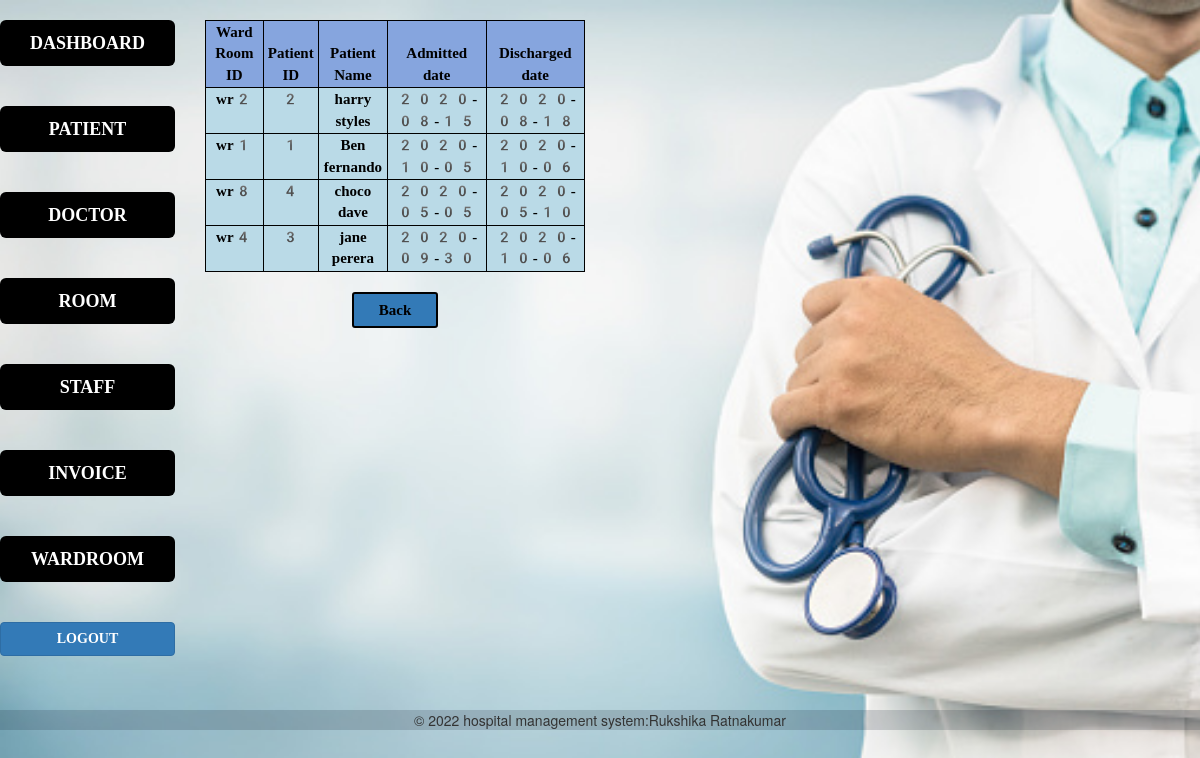
The app's page /rukshika/wardroom_history.php with its own data.
### tables this page shows
CREATE TABLE `patient` (
  `patient_id` int(50) NOT NULL,
  `patient_name` varchar(50) NOT NULL,
  `gender` varchar(50) NOT NULL,
  `age` int(50) NOT NULL,
  `address` varchar(50) NOT NULL,
  `phone_no` int(50) NOT NULL,
  `doctor_id` int(50) NOT NULL,
  `admitted_date` date NOT NULL,
  `blood_group` varchar(50) NOT NULL,
  `weight` varchar(50) NOT NULL,
  `alergies` varchar(50) NOT NULL,
  `family_history` varchar(50) NOT NULL,
  `surgeries` varchar(50) NOT NULL,
  `medication` varchar(50) NOT NULL,
  `wardroom_id` varchar(50) NOT NULL,
  `p_status` varchar(50) NOT NULL
);

CREATE TABLE `ward_room` (
  `wardroom_id` varchar(50) NOT NULL,
  `wr_status` varchar(50) NOT NULL
);

### rukshika/wardroom_history.php (the view, shortened to what this page needs)
<?php
include('config.php');
$sql = " SELECT DISTINCT ward_room.wardroom_id,patient.patient_id,patient.patient_name,patient.admitted_date,invoice.discharge_date FROM patient INNER JOIN ward_room on patient.wardroom_id = ward_room.wardroom_id INNER JOIN invoice on invoice.patient_id = patient.patient_id";
$result = $conn->query($sql);
?>
<!DOCTYPE html>
<html lang="en">
<head>
    <link href="bootstrap-3.4.1-dist/css/bootstrap.min.css" rel="stylesheet" type="text/css">
    <link href="bootstrap-3.4.1-dist/js/bootstrap.min.js" rel="stylesheet" type="text/css">
    <link href="style.css" type="text/css" rel="stylesheet">
</head>
<body>
    <form action="">
        <div class="row">
            <div class="col-md-2"><br>
            <a href="dashboard.html">
                    <button type="button" class="btn btn-secondary btn-lg btn-block" data-toggle="button" aria-pressed="false" autocomplete="off">
                       DASHBOARD
                      </button><br></a><br>
                <a href="patient.php">
                    <button type="button" class="btn btn-secondary btn-lg btn-block" data-toggle="button" aria-pressed="false" autocomplete="off">
                        PATIENT
                       </button></a><br><br>
                <a href="doctor.php">
                    <button type="button" class="btn btn-secondary btn-lg btn-block" data-toggle="button" aria-pressed="false" autocomplete="off">
                        DOCTOR
                       </button></a><br><br>
                <a href="room.php">
                    <button type="button" class="btn btn-secondary btn-lg btn-block" data-toggle="button" aria-pressed="false" autocomplete="off">
                        ROOM
                       </button></a><br><br>
                <a href="staff.php">
                    <button type="button" class="btn btn-secondary btn-lg btn-block" data-toggle="button" aria-pressed="false" autocomplete="off">
                        STAFF
                       </button></a><br><br>
                <a href="invoice.php">
                    <button type="button" class="btn btn-secondary btn-lg btn-block" data-toggle="button" aria-pressed="false" autocomplete="off">
                        INVOICE
                       </button></a><br><br>
                <a href="wardroom.php">
                    <button type="button" class="btn btn-secondary btn-lg btn-block" data-toggle="button" aria-pressed="false" autocomplete="off">
                        WARDROOM
                        </button></a><br><br>
                <a href="LoginPage.html">
                    <button type="button" class="btn btn-primary btn-block" data-toggle="button" aria-pressed="false" autocomplete="off">
                        LOGOUT
                        </button></a><br><br>
            </div>
            <div class="col-md-4"><br>
            <table id="editable_table"class="table table-bordered table-condensed table-striped">
            <thead>
            <tr>
                    <th>Ward Room ID</th>
                    <th>Patient ID</th>
                    <th>Patient Name</th>
                    <th>Admitted date</th>
                    <th>Discharged date</th>
                </tr>
    </thead>
    <tbody>
                <?php
                    while($row=$result->fetch_assoc())
                    {
                echo"<tr>";
                echo"<td>"; echo $row['wardroom_id'];echo"</td>";
                echo"<td>";  echo $row['patient_id'];echo"</td>";
                echo"<td>";  echo $row['patient_name'];echo"</td>";
                echo"<td>"; echo $row['admitted_date'];echo"</td>";
                echo"<td>";  echo $row['discharge_date'];echo"</td>";
               echo "</tr>";
                    }
              ?>
                </tbody>
            </table>
            <a href="wardroom.php">
    <button type="button" class="btn btn-primary btn-sm" style="font-size:15px;padding-left:25px;padding-right:25px;color:black;border:2px solid black;">Back</button>  </a>
            </div>
    </div>
    </form>
</body>
<footer style="padding:0px; margin:0px;background-color: rgba(2, 17, 30, 0.166);text-align:center;">
    <p>&copy; 2022 hospital management system:Rukshika Ratnakumar</p>
</footer>
</html>

### rukshika/style.css (style rules this page uses)
body { background-repeat:no-repeat; background-image: url("image/image3.jpg"); background-size: cover; }
.btn { font-weight: bolder; font-family: serif; }
.btn-secondary { background-color: black; color: white; font-weight: bolder; }
.btn-lg { font-weight: bolder; }
.btn-block { font-weight: bolder; }
table { margin: 0 auto black; font-size:small; }
td { background-color: #badae7; border: 2px solid black; font-weight: bolder; }
th { border:2px solid black; color: black; text-align: center; }
td { font-weight: bolder; border: 2px solid black; padding: 0px; text-align: center; color: black; font-family: 'emoji'; }
.table-bordered>tbody>tr>td, .table-bordered>tbody>tr>th, .table-bordered>tfoot>tr>td, .table-bordered>tfoot>tr>th, .table-bordered>thead>tr>td,.table-bordered>thead>tr>th { border: 1px solid black; }
.table>caption+thead>tr:first-child>td, .table>caption+thead>tr:first-child>th, .table>colgroup+thead>tr:first-child>td, .table>colgroup+thead>tr:first-child>th, .table>thead:first-child>tr:first-child>td, .table>thead:first-child>tr:first-child>th { border: 1px solid black; background-color: rgb(134, 165, 222); font-family: 'emoji'; }
.table-condensed>tbody>tr>td, .table-condensed>tbody>tr>th, .table-condensed>tfoot>tr>td, .table-condensed>tfoot>tr>th, .table-condensed>thead>tr>td, .table-condensed>thead>tr>th { padding: 1px; }
.row:after { content: ""; display: table; clear: both; }
a:link { text-decoration: none; }

### rukshika/wardroom_history.php (style rules this page uses)
body { text-align:center; }
td { font-size:15px; }
tr { font-size:15px; }

### records on screen
patient: wardroom.wardroom_id "wr2", patient_id "2", patient_name "harry styles", admitted_date "2020-08-15", discharge_date "2020-08-18"
patient: wardroom.wardroom_id "wr1", patient_id "1", patient_name "Ben fernando", admitted_date "2020-10-05", discharge_date "2020-10-06"
patient: wardroom.wardroom_id "wr8", patient_id "4", patient_name "choco dave", admitted_date "2020-05-05", discharge_date "2020-05-10"
patient: wardroom.wardroom_id "wr4", patient_id "3", patient_name "jane perera", admitted_date "2020-09-30", discharge_date "2020-10-06"
